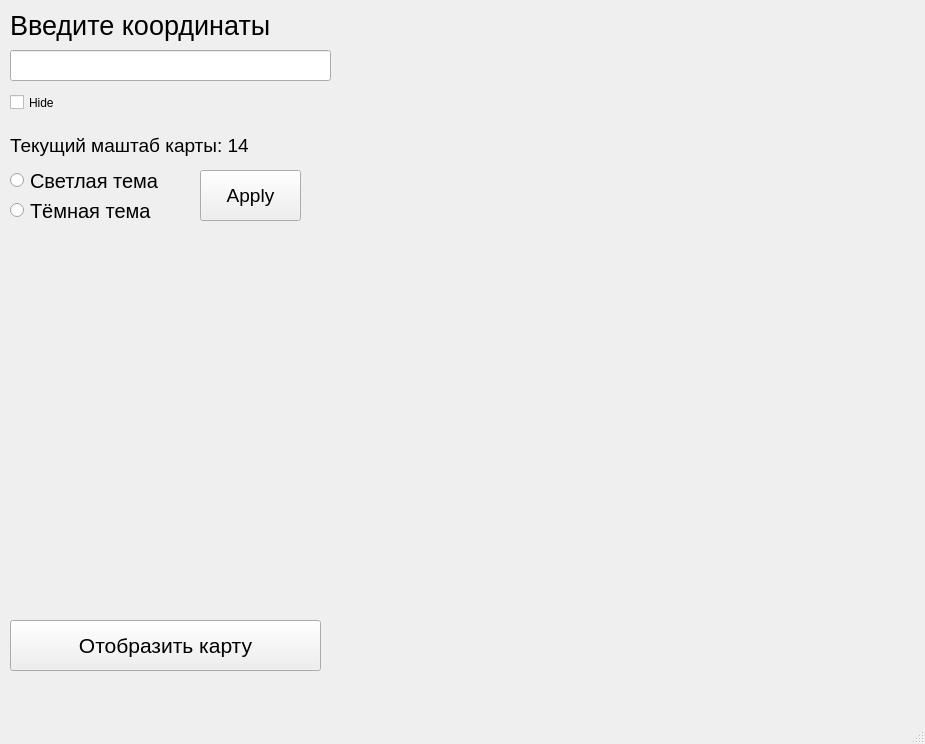
<?xml version="1.0" encoding="UTF-8"?>
<ui version="4.0">
 <class>MainWindow</class>
 <widget class="QMainWindow" name="MainWindow">
  <property name="geometry">
   <rect>
    <x>0</x>
    <y>0</y>
    <width>925</width>
    <height>744</height>
   </rect>
  </property>
  <property name="windowTitle">
   <string>MainWindow</string>
  </property>
  <widget class="QWidget" name="centralwidget">
   <widget class="QLabel" name="map_field_lbl">
    <property name="geometry">
     <rect>
      <x>350</x>
      <y>30</y>
      <width>541</width>
      <height>631</height>
     </rect>
    </property>
    <property name="text">
     <string/>
    </property>
   </widget>
   <widget class="QLabel" name="pls_coordinates_lbl">
    <property name="geometry">
     <rect>
      <x>10</x>
      <y>10</y>
      <width>281</width>
      <height>31</height>
     </rect>
    </property>
    <property name="font">
     <font>
      <pointsize>20</pointsize>
     </font>
    </property>
    <property name="text">
     <string>Введите координаты</string>
    </property>
   </widget>
   <widget class="QLineEdit" name="get_coord_led">
    <property name="geometry">
     <rect>
      <x>10</x>
      <y>50</y>
      <width>321</width>
      <height>31</height>
     </rect>
    </property>
   </widget>
   <widget class="QPushButton" name="display_btn">
    <property name="geometry">
     <rect>
      <x>10</x>
      <y>620</y>
      <width>311</width>
      <height>51</height>
     </rect>
    </property>
    <property name="font">
     <font>
      <pointsize>16</pointsize>
     </font>
    </property>
    <property name="text">
     <string>Отобразить карту</string>
    </property>
   </widget>
   <widget class="QCheckBox" name="get_coord_led_chb">
    <property name="geometry">
     <rect>
      <x>10</x>
      <y>90</y>
      <width>61</width>
      <height>25</height>
     </rect>
    </property>
    <property name="text">
     <string>Hide </string>
    </property>
   </widget>
   <widget class="QLabel" name="current_scale_lbl">
    <property name="geometry">
     <rect>
      <x>10</x>
      <y>130</y>
      <width>311</width>
      <height>31</height>
     </rect>
    </property>
    <property name="font">
     <font>
      <pointsize>14</pointsize>
     </font>
    </property>
    <property name="text">
     <string>Текущий маштаб карты: 14</string>
    </property>
   </widget>
   <widget class="QRadioButton" name="light_theme_rbt">
    <property name="geometry">
     <rect>
      <x>10</x>
      <y>170</y>
      <width>251</width>
      <height>21</height>
     </rect>
    </property>
    <property name="font">
     <font>
      <pointsize>15</pointsize>
     </font>
    </property>
    <property name="text">
     <string>Светлая тема</string>
    </property>
   </widget>
   <widget class="QRadioButton" name="dark_theme_rbt">
    <property name="geometry">
     <rect>
      <x>10</x>
      <y>200</y>
      <width>251</width>
      <height>21</height>
     </rect>
    </property>
    <property name="font">
     <font>
      <pointsize>15</pointsize>
     </font>
    </property>
    <property name="text">
     <string>Тёмная тема</string>
    </property>
   </widget>
   <widget class="QPushButton" name="apply_them_btn">
    <property name="geometry">
     <rect>
      <x>200</x>
      <y>170</y>
      <width>101</width>
      <height>51</height>
     </rect>
    </property>
    <property name="font">
     <font>
      <pointsize>14</pointsize>
     </font>
    </property>
    <property name="text">
     <string>Apply</string>
    </property>
   </widget>
  </widget>
  <widget class="QMenuBar" name="menubar">
   <property name="geometry">
    <rect>
     <x>0</x>
     <y>0</y>
     <width>925</width>
     <height>26</height>
    </rect>
   </property>
  </widget>
  <widget class="QStatusBar" name="statusbar"/>
 </widget>
 <resources/>
 <connections/>
</ui>
